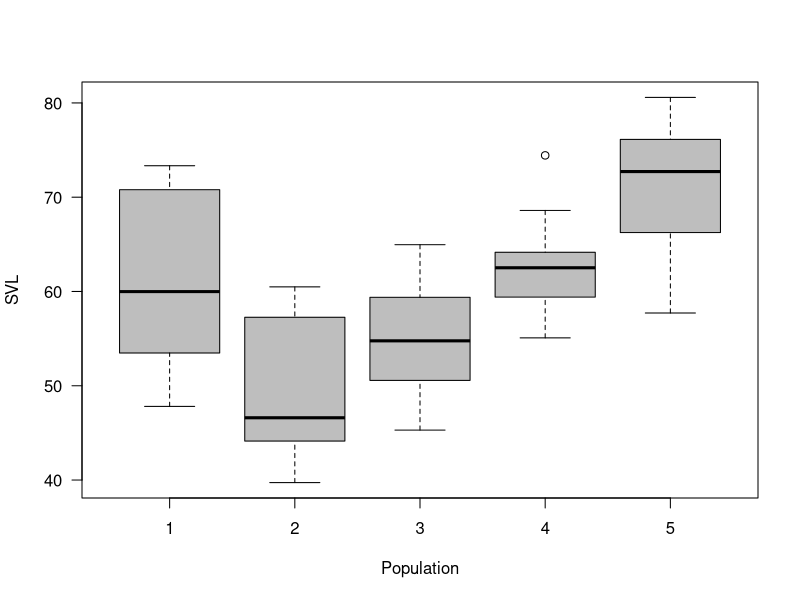

Generate this figure with R: (Note: this script raises an error after producing the figure.)
## ---- chunk 1
ngroups <- 5				                  # Number of populations
nsample <- 10			                	  # Number of snakes in each
pop.means <- c(50, 40, 45, 55, 60) 	  # Population mean SVL
sigma <- 3				                    # Residual sd
beta <- 20

n <- ngroups * nsample 			          # Total number of data points
eps <- rnorm(n, 0, sigma)	           	# Residuals 
x <- rep(1:5, rep(nsample, ngroups)) 	# Indicator for population
hab.cover <- runif(n, 0, 1)

means <- rep(pop.means, rep(nsample, ngroups))

X <- as.matrix(model.matrix(~ as.factor(x) + hab.cover -1)) # Create design matrix
y <- as.numeric(X %*% as.matrix(c(pop.means, beta)) + eps) # assemble -- NOTE: as.numeric ESSENTIAL for WinBUGS
#plot(hab.cover,y, col = x)
boxplot(y~x, col="grey", xlab="Population", ylab="SVL", main="", las = 1)
## ---- chunk 2
boxplot(y~hab, col="grey", xlab="Habitat", ylab="SVL", main="", las = 1)
## ---- chunk 3

## ---- chunk 4

